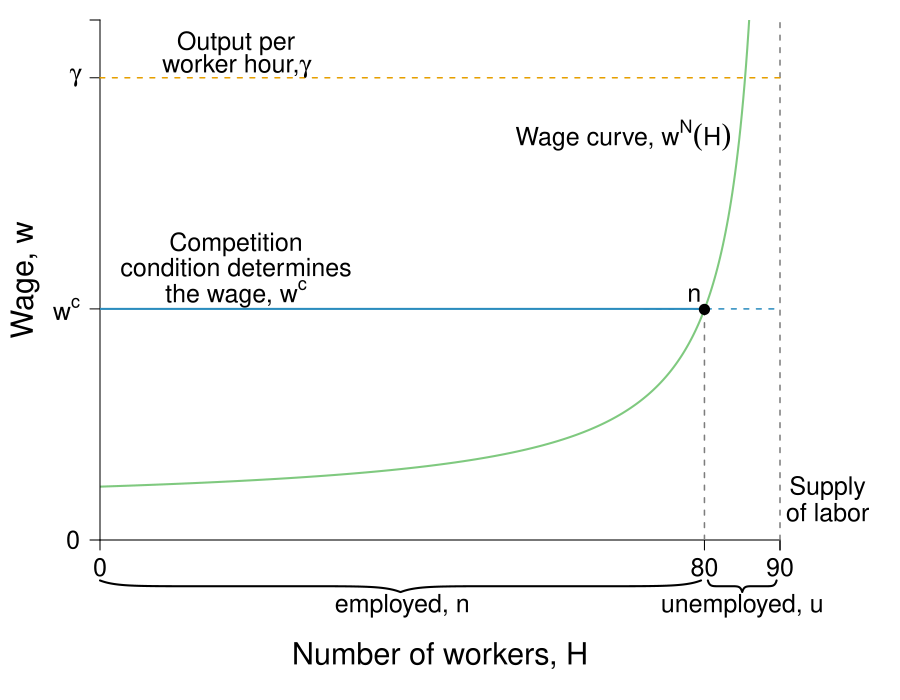

The R source for this figure:
require(shape)
require(plotrix)
require(pBrackets)
pdf(file = "capitalism/macro_inequality_wage_prop.pdf", width = 9, height = 7)

#Set parameters for graphics
pointsize <- 1.8
axislabelsize <- 1.8
labelsize <- 1.5
namesize <- 1.8
annotatesize <- 1.5
graphlinewidth <- 2
segmentlinewidth <- 1.5

COL <- c("#7fc97f", "#beaed4", "#fdc086", "#ffff99", "#386cb0", "#f0027f", "#bf5b17", "#666666")
COLA <- c("#e0f3db", "#99d8c9","#66c2a4","#41ae76", "#238b45", "#005824")
COLB <- c("#c6dbef", "#4eb3d3", "#2b8cbe", "#0868ac","#084081")
COLC <- c("#fcfbfd", "#efedf5", "#dadaeb", "#bcbddc", "#9e9ac8", "#807dba", "#6a51a3", "#54278f", "#3f007d")
grays <- gray.colors(25, start = 1, end = 0)

WageFn <- function(h, ubar = 1.7, B = 1, t = 0.8) {
  B + ubar + (ubar - ubar*t +  ubar*t*h )/(t*(1 - h))
}

#COL <- c("#1B9E77", "#D95F02", "#7570B3", "#E7298A", "#66A61E", "#E6AB02", "#A6761D", "#666666")
COL <- c("#7fc97f", "#beaed4", "#fdc086", "#ffff99")
par(mar =  c(8, 5, 1, 6))
xlims <- c(0, 1)
ylims <- c(0, 40)


plot(0, 0, xlim = xlims, ylim = ylims, type = "n",
     xlab = expression(paste("")),
     ylab = expression(paste("")),
     xaxt = "n", 
     yaxt = "n",
     cex.lab = axislabelsize, 
     line = 2.5,
     bty = "n", 
     xaxs = "i", 
     yaxs = "i")

text(-0.11, 0.5*ylims[2], expression(paste("Wage, ", w)), xpd = TRUE, cex = axislabelsize, srt = 90) 
text(0.5*xlims[2], -10, expression(paste("Number of workers, ", H)), xpd = TRUE, cex = axislabelsize) 


npts <- 500 
npts2 <- 501
#Specify the sequences of points for graphing. 
xx1 <- seq(xlims[1], 1, length.out = npts)
xx2 <- seq(xlims[1], xlims[2], length.out = npts)
xx3 <- seq(xlims[1], xlims[2], length.out = npts2)
xx4 <- seq(xlims[1], 25, length.out = npts2)

#Draw the lines for the graphs
lines(xx1, WageFn(xx1), col = COL[1], lwd = graphlinewidth)
#lines(xx2, solowCondition(xx2, delta = 5), col = COL[3], lwd = 4)
#lines(xx2, solowInfeas(xx2, delta = 5), col = COL[1], lwd = 4, lty = 2)

#Customize ticks and labels for the plot
ticksy <- c(0, 20, 40)
ylabels <- c(0, expression(paste(w^c)), expression(paste(gamma)))
ticksx <- c(0, 0.8/0.9, 1, xlims[2])
xlabels <- c(0, 80, 90, NA)
axis(1, at = ticksx, pos = 0, labels = xlabels, cex.axis = labelsize)
axis(2, at = ticksy, pos = 0, labels = ylabels, las = 1, cex.axis = labelsize)

#Annotation of the  graphs
text(0.77, 35, expression(paste("Wage curve, ", w^N*(H))), cex = labelsize)

segments(1, 0, 1, 40, lty = 2, lwd = segmentlinewidth, col = grays[20], xpd = TRUE)
segments(0.8/0.9, 0, 0.8/0.9, WageFn(0.8/0.9), lty = 2, lwd = segmentlinewidth, col = grays[20])

#Competition condition 
segments(0, 20, 0.8/0.9, 20, lty = 1, lwd = graphlinewidth, col = COLB[3])
segments(0.8, 20, xlims[2], 20, lty = 2, lwd = segmentlinewidth, col = COLB[3])

#Gamma segment 
segments(0, 40, xlims[2], 40, lty = 2, lwd = segmentlinewidth, col = grays[20], xpd = TRUE)

#Point n
points(0.8/0.9, WageFn(0.8/0.9), pch = 16, col = "black", cex = 1.5)
text(0.8/0.9 - 0.015, WageFn(0.8/0.9) + 1.25, expression(paste(n)), cex = labelsize)

#Braces and labels for unemployed and employed
brackets(x1 = 0.8/0.9 - 0.005, y1 = -3.5, x2 = 0, y2 = -3.5,  
         ticks = 0.5, curvature = 0.5, type = 1, h = 1,  
         col = "black", lwd = 2, lty = 1, xpd = TRUE)
text(0.5*((0.8/0.9)), -5.7, expression(paste("employed, n")), xpd = TRUE, cex = labelsize)

brackets(x1 = 1 - 0.005, y1 = -3.5, x2 = 0.8/0.9 + 0.005, y2 = -3.5,  
         ticks = 0.5, curvature = 0.5, type = 1, h = 1,
         col = "black", lwd = 2, lty = 1, xpd = TRUE)
text(0.8/0.9 + 0.5*(0.1/0.9), -5.7, expression(paste("unemployed, u")), xpd = TRUE, cex = labelsize)


#Competition condition label
text(0.2, 20 + 5.6, expression(paste("Competition")), cex = labelsize, xpd = TRUE)
text(0.2, 20 + 3.6, expression(paste("condition determines")), cex = labelsize, xpd = TRUE)
text(0.2, 20 + 1.3, expression(paste("the wage, ", w^c)), cex = labelsize, xpd = TRUE)

#Supply of labor label
text(1.07, 39, expression(paste("Supply")), cex = labelsize, xpd = TRUE)
text(1.07, 37.4, expression(paste("of labor")), cex = labelsize, xpd = TRUE)

dev.off()
